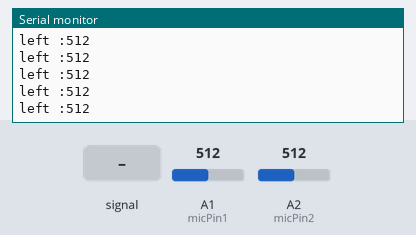
This sketch was run on a simulated Arduino Uno, built with avr-gcc and run on an emulated ATmega328P. On the bench: the last lines printed to the serial monitor. Inputs (shaded band) come from the test bench; at power-on: A1 (micPin1) = 512, A2 (micPin2) = 512.

Above: at 1.2 s.
1.3 s: A1 (micPin1) set to 716
At 1.33 s:
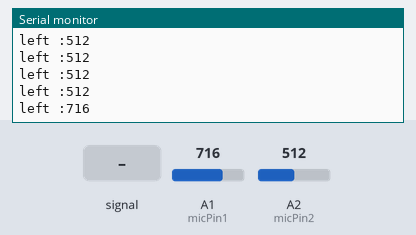
2.8 s: A1 (micPin1) fed a 200 Hz sine of ±81 counts around its level
At 2.84 s:
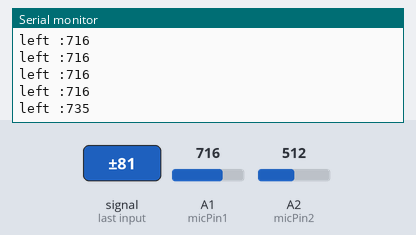
4.3 s: A1 (micPin1) set to 900
At 4.3 s:
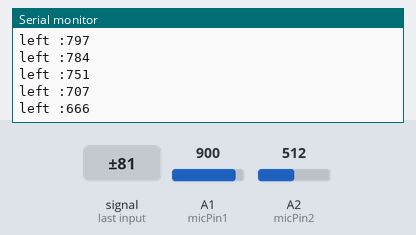
5.8 s: A1 (micPin1) fed a 200 Hz sine of ±81 counts around its level
At 5.82 s:
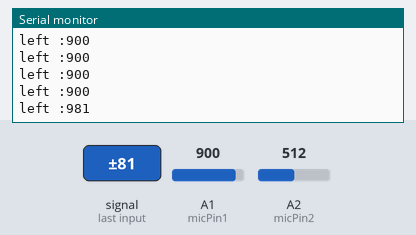
Timing chart, 0 to 8.3 s (numbered marks = the images above; inputs shaded):
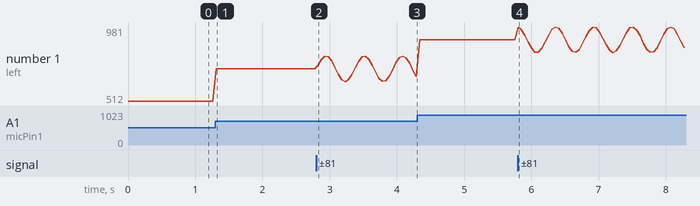

The sketch:

microphones.ino
```cpp
//const int micPin = A0; // задаём пин, куда подключён микрофон
const int micPin1 = A1;
const int micPin2 = A2;
void setup() {
  Serial.begin(9600); // инициализация послед. порта
}

  void loop() {
  //int central = analogRead(micPin) * 5.0 / 1024.0 * 1000.0;
  int left = analogRead(micPin1);
  int right = analogRead(micPin2);
  //if(mv < 4900 || sv < 4900) {
    ///Serial.print( "right :");
    //Serial.println(right);
    Serial.print( "left :");
    Serial.println( left );

    if(left < 500)
    {

    Serial.print( "left :");
    Serial.println( left );

while(1);
    }
//    Serial.print( "left - right :");
//    Serial.println( right - left);
    delay(50);
//}
//delay(100);
// выводим в порт
}
```

Measured:
- after the input at 1.3 s, the serial monitor: prints a new line at once (image 1)
- after the input at 2.8 s, the serial monitor: prints a new line at once (image 2)
- after the input at 5.8 s, the serial monitor: prints a new line at once (image 4)
- plotted number 1: 512 → 716 after the input at 1.3 s, 716 → 666 after the input at 2.8 s, 666 → 900 after the input at 4.3 s, 900 → 851 after the input at 5.8 s
